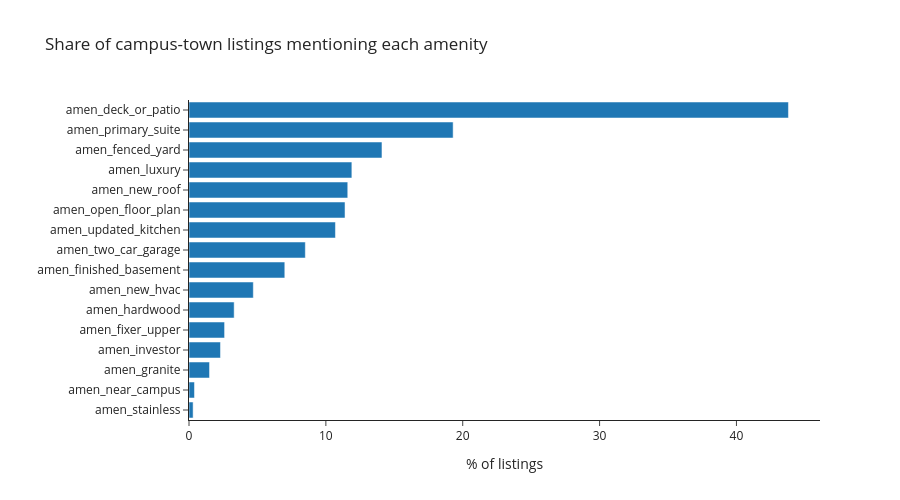

Notebook source saved alongside this figure:
### Code cell
share_df = amen_share.sort_values().reset_index()
share_df.columns = ["amenity", "pct"]
fig = px.bar(
    share_df,
    x="pct",
    y="amenity",
    orientation="h",
    title="Share of campus-town listings mentioning each amenity",
    labels={"pct": "% of listings", "amenity": ""},
    height=500,
)
fig.show()

### Figure 1 — Plotly figure (JSON) as saved in the notebook; plotly's stock layout.template omitted (floating-point values rounded to 4 significant figures)
{"data": [{"hovertemplate": "% of listings=%{x}<br>=%{y}<extra></extra>", "legendgroup": "", "marker": {"color": "#1F77B4", "pattern": {"shape": ""}}, "name": "", "orientation": "h", "showlegend": false, "textposition": "auto", "type": "bar", "x": [0.3, 0.4, 1.5, 2.3, 2.6, 3.3, 4.7, 7.0, 8.5, 10.7, 11.4, 11.6, 11.9, 14.1, 19.3, 43.8], "xaxis": "x", "y": ["amen_stainless", "amen_near_campus", "amen_granite", "amen_investor", "amen_fixer_upper", "amen_hardwood", "amen_new_hvac", "amen_finished_basement", "amen_two_car_garage", "amen_updated_kitchen", "amen_open_floor_plan", "amen_new_roof", "amen_luxury", "amen_fenced_yard", "amen_primary_suite", "amen_deck_or_patio"], "yaxis": "y"}], "layout": {"barmode": "relative", "height": 500, "legend": {"tracegroupgap": 0}, "title": {"text": "Share of campus-town listings mentioning each amenity"}, "xaxis": {"anchor": "y", "domain": [0, 1], "title": {"text": "% of listings"}}, "yaxis": {"anchor": "x", "domain": [0, 1], "title": {"text": ""}}}}
